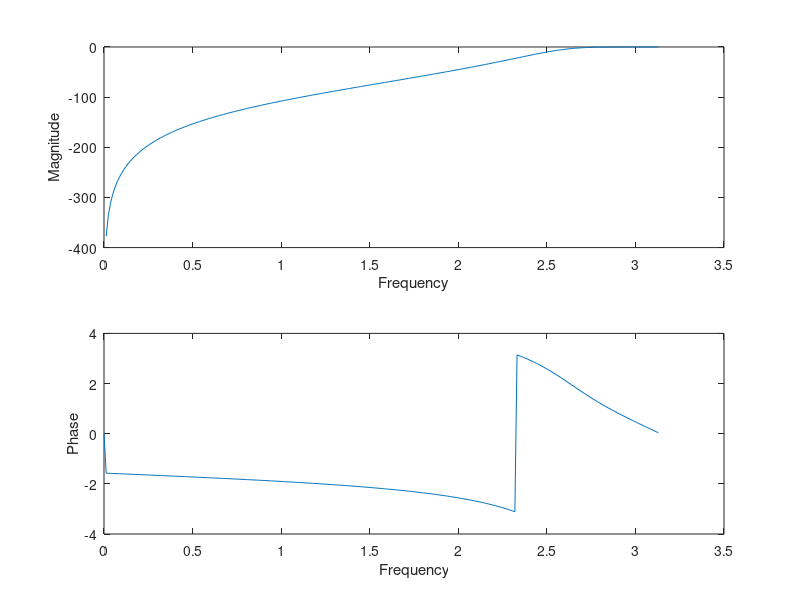

This figure's MATLAB source:
% Implementation on a High pass filter

clc;
clear all;
close all;

alphaP = 4;     % attenutaion in pass band
alphaS = 30;    % attenuation in stop band
fP = 800;       % pass band frequency
fS = 400;       % stop band frequency
FS = 2000;      % sampling frequency

% now declaring wP and wS

wP = ((2*3.14*(fP/FS))/3.14);   % need to balance the output for buttord
wS = ((2*3.14*(fS/FS))/3.14);   % function, by dividing the entire thing by pi

[n,Wc] = buttord(wP,wS,alphaP,alphaS); % used to get the order of the
                                       % buterworth filter
disp('The order of the filter is');
disp(n);
disp('The cutoff frequency is');
disp(Wc);

[b,a] = butter(n,Wc,'high');
[H,W] = freqz(b,a,256);     % frequency response

Magnitude_resp = 20*log(abs(H)); % magnitude response
phase_resp = angle(H);              % phase response

subplot(2,1,1);
plot(W,Magnitude_resp);
xlabel('Frequency');
ylabel('Magnitude');

subplot(2,1,2);
plot(W,phase_resp);
xlabel('Frequency');
ylabel('Phase');


